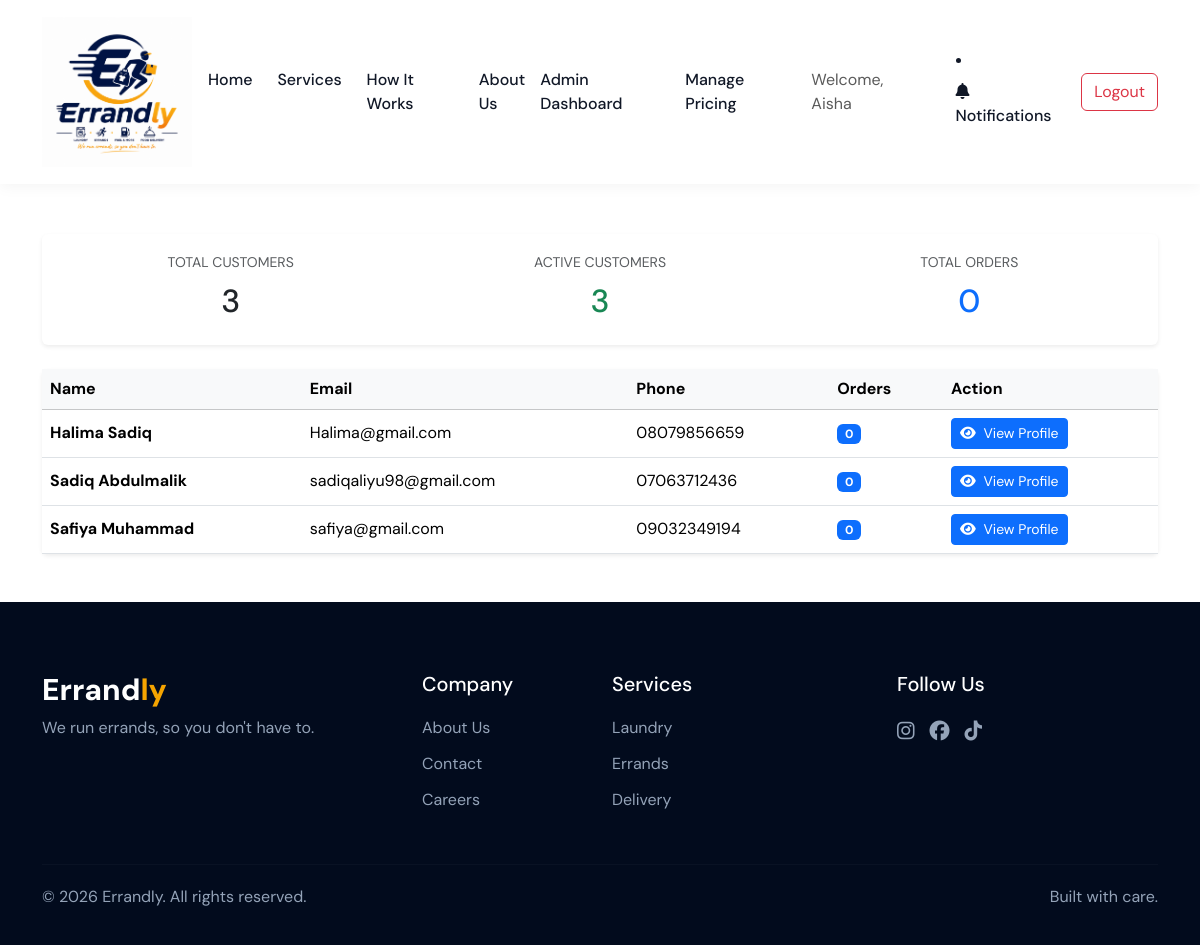
The page /admin/customers (signed in) on the database its author committed.
### models.py (models this page shows)
class User(UserMixin, db.Model):
    __tablename__ = "users"
    id = db.Column(
        db.Integer,
        primary_key=True
    )
    name = db.Column(
        db.String(100),
        nullable=False
    )
    email = db.Column(
        db.String(120),
        unique=True,
        nullable=False
    )
    phone = db.Column(
        db.String(20),
        nullable=False
    )
    address = db.Column(
        db.String(250),
        nullable=False
    )
    password = db.Column(
        db.String(250),
        nullable=False
    )
    role = db.Column(
        db.String(20),
        nullable=False,
        default="customer"
    )
    notifications = db.relationship(
    "Notification",
    back_populates="user",
    cascade="all, delete-orphan"
)

### app.py (the view)
@app.route("/admin/customers")
@admin_required
def admin_customers():
    customers = db.session.execute(
        db.select(User)
        .where(User.role == "customer")
        .order_by(User.name)
    ).scalars().all()
    return render_template(
        "admin/customers.html",
        customers=customers
    )

### app.py (called while the page is built)
@app.context_processor
def inject_notification_count():
    unread_count = 0
    if current_user.is_authenticated:
        unread_count = (
            Notification.query
            .filter_by(
                user_id=current_user.id,
                is_read=False
            )
            .count()
        )
    return dict(
        unread_notifications=unread_count
    )

@login_manager.user_loader
def load_user(user_id):
    return db.get_or_404(User, int(user_id))

def admin_required(f):
    @wraps(f)
    def wrapped_view(*args, **kwargs):
        if not current_user.is_authenticated:
            flash(
                "Please log in to access the admin area.",
                "warning"
            )
            return redirect(url_for("login"))
        if current_user.role != "admin":
            flash(
                "You do not have permission to access this page.",
                "danger"
            )
            return redirect(url_for("dashboard"))
        return f(*args, **kwargs)
    return wrapped_view

### templates/admin/customers.html (shortened to what this page needs)
{% extends "base.html" %}
{% block content %}
<div class="container py-5 mt-5">
    <div class="d-flex justify-content-between align-items-center mb-5">
        <div>
            <small class="text-muted">
            </small>
            <h2 class="mb-1">
            </h2>
            <p class="text-muted mb-0">
            </p>
        </div>
        <a href="{{ url_for('admin_dashboard') }}"
           class="btn btn-outline-secondary">
        </a>
    </div>
    <div class="card border-0 shadow-sm mb-4">
        <div class="card-body">
            <div class="row text-center">
                <div class="col-md-4">
                    <small class="text-muted">
                        TOTAL CUSTOMERS
                    </small>
                    <h2 class="mt-2">
                        {{ customers|length }}
                    </h2>
                </div>
                <div class="col-md-4">
                    <small class="text-muted">
                        ACTIVE CUSTOMERS
                    </small>
                    <h2 class="mt-2 text-success">
                        {{ customers|length }}
                    </h2>
                </div>
                <div class="col-md-4">
                    <small class="text-muted">
                        TOTAL ORDERS
                    </small>
                    <h2 class="mt-2 text-primary">
                        {% set total = namespace(value=0) %}
                        {% for customer in customers %}
                            {% set total.value = total.value + customer.orders|length %}
                        {% endfor %}
                        {{ total.value }}
                    </h2>
                </div>
            </div>
        </div>
    </div>
    <div class="card border-0 shadow-sm">
        <div class="table-responsive">
            <table class="table table-hover align-middle mb-0">
                <thead class="table-light">
                    <tr>
                        <th>Name</th>
                        <th>Email</th>
                        <th>Phone</th>
                        <th>Orders</th>
                        <th>Action</th>
                    </tr>
                </thead>
                <tbody>
                {% for customer in customers %}
                    <tr>
                        <td>
                            <strong>
                                {{ customer.name }}
                            </strong>
                        </td>
                        <td>
                            {{ customer.email }}
                        </td>
                        <td>
                            {{ customer.phone }}
                        </td>
                        <td>
                            <span class="badge bg-primary">
                                {{ customer.orders|length }}
                            </span>
                        </td>
                        <td>
                            <a href="{{ url_for('admin_customer_details',
                                                user_id=customer.id) }}"
                               class="btn btn-sm btn-primary">
                                <i class="fas fa-eye me-1"></i>
                                View Profile
                            </a>
                        </td>
                    </tr>
                {% endfor %}
                </tbody>
            </table>
        </div>
    </div>
</div>
{% endblock %}

### templates/base.html (shortened to what this page needs)
<!DOCTYPE html>
<html lang="en">
<head>
    <link href="https://cdn.jsdelivr.net/npm/bootstrap@5.3.3/dist/css/bootstrap.min.css"
        rel="stylesheet">
    <link rel="stylesheet"
        href="https://cdnjs.cloudflare.com/ajax/libs/font-awesome/6.5.2/css/all.min.css">
    <link rel="stylesheet"
        href="{{ url_for('static', filename='css/style.css') }}">
</head>
<body>
    <nav class="navbar navbar-expand-lg fixed-top">
        <div class="container">
            <a class="navbar-brand" href="{{ url_for('home') }}">
                <img src="{{ url_for('static', filename='images/errandly-logo.png') }}"
                     alt="Errandly Logo">
            </a>
            <div class="collapse navbar-collapse" id="mainNavbar">
                <ul class="navbar-nav mx-auto">
                    <li class="nav-item">
                        <a class="nav-link" href="#home">Home</a>
                    </li>
                    <li class="nav-item">
                        <a class="nav-link" href="#services">Services</a>
                    </li>
                    <li class="nav-item">
                        <a class="nav-link" href="#how-it-works">
                            How It Works
                        </a>
                    </li>
                    <li class="nav-item">
                        <a class="nav-link" href="#about">
                            About Us
                        </a>
                    </li>
                </ul>
                <div class="nav-actions">
                   {% if current_user.is_authenticated %}
                        {% if current_user.role == "admin" %}
                            <a href="{{ url_for('admin_dashboard') }}"
                                class="nav-link">
                                    Admin Dashboard
                            </a>
                            <a href="{{ url_for('admin_services') }}"
                                class="nav-link">
                                    Manage Pricing
                            </a>
                        {% else %}
                            <a href="{{ url_for('dashboard') }}"
                                class="nav-link">
                                    Dashboard
                            </a>
                        {% endif %}
                        <span class="navbar-text me-3">
                            Welcome, {{ current_user.name }}
                        </span>
                        <li class="nav-item">
                            <a
                                class="nav-link position-relative"
                                href="{{ url_for('notifications') }}"
                            >
                                <i class="fas fa-bell"></i>
                                Notifications
                            </a>
                        </li>
                        <a href="{{ url_for('logout') }}"
                        class="btn btn-outline-danger">
                            Logout
                        </a>
                    {% endif %}
                </div>
            </div>
        </div>
    </nav>
    {% block content %}
    {% endblock %}
    <footer class="footer">
        <div class="container">
            <div class="row gy-4">
                <div class="col-lg-4">
                    <h3 class="footer-logo">
                        Errand<span>ly</span>
                    </h3>
                    <p>
                        We run errands, so you don't have to.
                    </p>
                </div>
                <div class="col-lg-2 col-md-4">
                    <h5>Company</h5>
                    <a href="#about">About Us</a>
                    <a href="#">Contact</a>
                    <a href="#">Careers</a>
                </div>
                <div class="col-lg-3 col-md-4">
                    <h5>Services</h5>
                    <a href="#services">Laundry</a>
                    <a href="#services">Errands</a>
                    <a href="#services">Delivery</a>
                </div>
                <div class="col-lg-3 col-md-4">
                    <h5>Follow Us</h5>
                    <div class="social-links">
                        <a href="#">
                            <i class="fab fa-instagram"></i>
                        </a>
                        <a href="#">
                            <i class="fab fa-facebook"></i>
                        </a>
                        <a href="#">
                            <i class="fab fa-tiktok"></i>
                        </a>
                    </div>
                </div>
            </div>
            <hr>
            <div class="footer-bottom">
                <p>
                    © 2026 Errandly. All rights reserved.
                </p>
                <p>
                    Built with care.
                </p>
            </div>
        </div>
    </footer>
</body>
</html>

### static/css/style.css (style rules this page uses)
:root { --primary-color: #071d49; --secondary-color: #f5a400; --dark-color: #111827; --light-color: #f8fafc; --white: #ffffff; }
* { margin: 0; padding: 0; box-sizing: border-box; }
body { font-family: 'DM Sans', sans-serif; color: var(--dark-color); background-color: var(--white); }
.navbar { background-color: var(--white); padding: 12px 0; box-shadow: 0 2px 15px rgba(0, 0, 0, 0.05); transition: all 0.3s ease; }
.navbar-brand { display: flex; align-items: center; }
.navbar-brand img { width: 150px; height: auto; display: block; }
.navbar-nav { gap: 25px; }
.nav-link { color: var(--dark-color); font-weight: 500; padding: 8px 0 !important; position: relative; transition: 0.3s ease; }
.nav-link::after { content: ""; position: absolute; width: 0; height: 2px; background-color: var(--secondary-color); left: 0; bottom: 0; transition: width 0.3s ease; }
.nav-actions { display: flex; align-items: center; gap: 20px; }
.footer { padding: 70px 0 20px; background-color: #020b1d; color: var(--white); }
.footer-logo { font-size: 30px; font-weight: 800; }
.footer-logo span { color: var(--secondary-color); }
.footer p { color: #94a3b8; }
.footer h5 { margin-bottom: 20px; }
.footer a { display: block; color: #94a3b8; text-decoration: none; margin-bottom: 12px; }
.social-links { display: flex; gap: 15px; }
.social-links a { font-size: 20px; }
.footer hr { border-color: #1e293b; margin: 40px 0 20px; }
.footer-bottom { display: flex; justify-content: space-between; }

### rows shown on the page
User: name "Aisha"
User: name "Halima Sadiq", email "Halima@gmail.com", phone "08079856659", orders|length "0"
User: name "Sadiq Abdulmalik", email "sadiqaliyu98@gmail.com", phone "07063712436", orders|length "0"
User: name "Safiya Muhammad", email "safiya@gmail.com", phone "09032349194", orders|length "0"

### other values the page prints
{{ customers|length }} "3"
{{ total.value }} "0"
